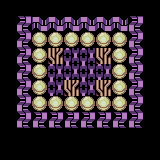

Tiled map render using the project's own tile images. Description and the whole map definition, tile-layer contents included, below:
An orthogonal 10x10 tile map with 16x16 px tiles, 1 tile layer (Tile Layer 1).

<map version="1.0" tiledversion="2017.09.27" orientation="orthogonal" renderorder="right-down" width="10" height="10" tilewidth="16" tileheight="16" infinite="0" nextobjectid="1">
 <tileset firstgid="1" source="Sci-Fi16PX_Shadows.tsx" />
 <layer name="Tile Layer 1" width="10" height="10">
  <data encoding="csv">
0,0,0,0,0,0,0,0,0,0,
0,1223,1610613959,1610613959,1610613959,1610613959,1610613959,1610613959,3221226695,0,
0,1223,1316,1316,1316,1316,1316,1316,3221226695,0,
0,1223,1316,1416,1307,1307,1416,1316,3221226695,0,
0,1223,1316,1307,1307,1307,1307,1316,3221226695,0,
0,1223,1316,1307,1416,1307,1416,1316,3221226695,0,
0,1223,1316,1316,1316,1316,1316,1316,3221226695,0,
0,1223,1223,1223,1223,1223,1223,1223,3221226695,0,
0,0,0,0,0,0,0,0,0,0,
0,0,0,0,0,0,0,0,0,0
</data>
 </layer>
</map>
